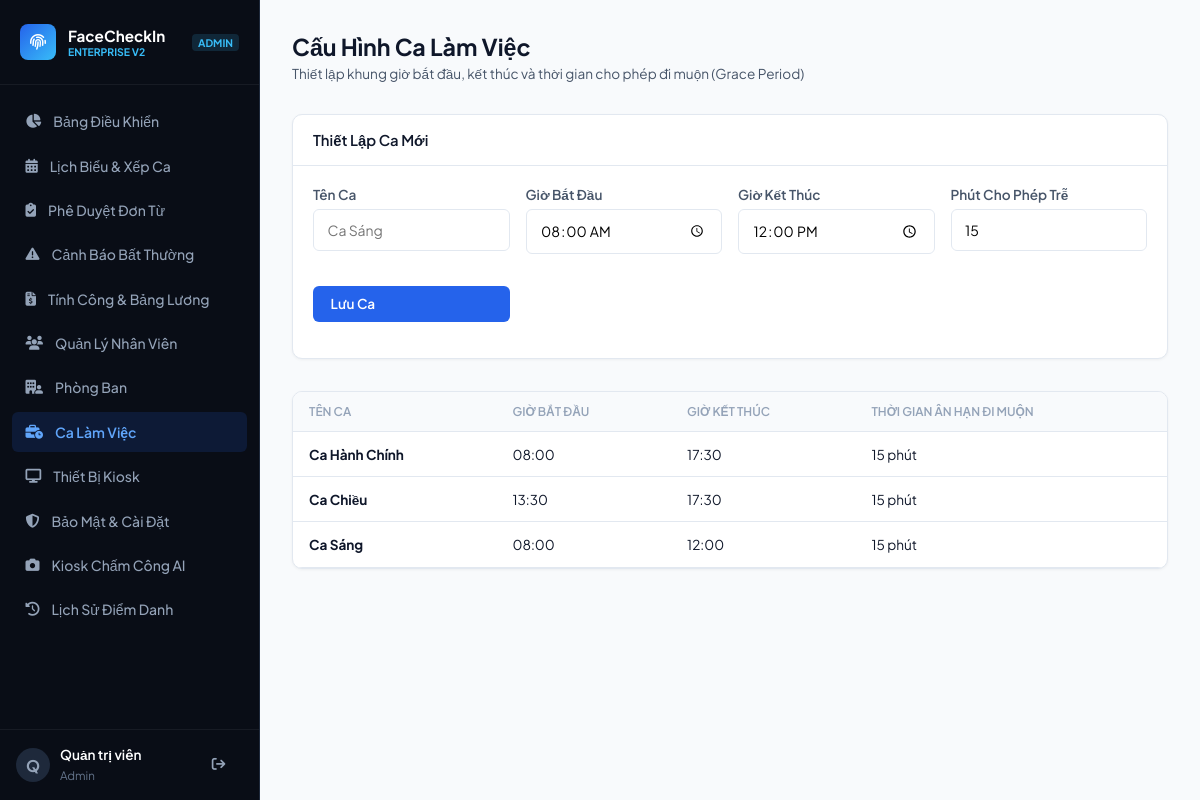
The app's page /admin/shifts (signed in) with its own data.
### tables this page shows
CREATE TABLE shifts (
            id INTEGER PRIMARY KEY AUTOINCREMENT,
            name TEXT UNIQUE NOT NULL,
            start_time TEXT NOT NULL,
            end_time TEXT NOT NULL,
            late_grace_minutes INTEGER DEFAULT 15,
            early_leave_minutes INTEGER DEFAULT 15
        , standard_hours REAL DEFAULT 8.0, rate_multiplier REAL DEFAULT 1.0);

### app.py (the view, shortened to what this page needs)
@app.route('/admin/shifts', methods=['GET', 'POST'])
@login_required
@roles_required('admin', 'manager')
def manage_shifts():
    conn = get_db()
    cursor = conn.cursor()
    cursor.execute("SELECT * FROM shifts ORDER BY id DESC")
    shifts = cursor.fetchall()
    conn.close()
    return render_template('shifts.html', shifts=shifts, user=session.get('full_name'), role=session.get('role'))

### app.py (called while the page is built)
def login_required(f):
    @wraps(f)
    def decorated(*args, **kwargs):
        if 'user_id' not in session:
            return redirect(url_for('staff_login'))
        return f(*args, **kwargs)
    return decorated

def roles_required(*allowed_roles):
    def decorator(f):
        @wraps(f)
        def decorated(*args, **kwargs):
            if session.get('role') not in allowed_roles:
                if session.get('role') == 'staff':
                    return redirect(url_for('staff_portal'))
                return redirect(url_for('checkin_page'))
            return f(*args, **kwargs)
        return decorated
    return decorator

### database/database.py (called while the page is built)
def get_db():
    conn = sqlite3.connect(DB_PATH)
    conn.row_factory = sqlite3.Row
    return conn

### templates/shifts.html (shortened to what this page needs)
{% extends "base.html" %}
{% block content %}
<header class="page-header">
    <div>
        <h1 class="page-title">Cấu Hình Ca Làm Việc</h1>
        <p class="page-desc">Thiết lập khung giờ bắt đầu, kết thúc và thời gian cho phép đi muộn (Grace Period)</p>
    </div>
</header>
<div class="panel">
    <div class="panel-head"><span class="panel-title">Thiết Lập Ca Mới</span></div>
    <div class="panel-body">
        <form method="POST" action="/admin/shifts" class="filter-grid">
            <div class="form-group"><label>Tên Ca</label><input type="text" name="name" class="form-control" placeholder="Ca Sáng" required></div>
            <div class="form-group"><label>Giờ Bắt Đầu</label><input type="time" name="start_time" class="form-control" value="08:00" required></div>
            <div class="form-group"><label>Giờ Kết Thúc</label><input type="time" name="end_time" class="form-control" value="12:00" required></div>
            <div class="form-group"><label>Phút Cho Phép Trễ</label><input type="number" name="late_grace_minutes" class="form-control" value="15" required></div>
            <div class="form-group" style="align-self: flex-end;"><button type="submit" class="btn btn-primary" style="width: 100%;">Lưu Ca</button></div>
        </form>
    </div>
</div>
<div class="panel">
    <table class="table-custom">
        <thead><tr><th>Tên Ca</th><th>Giờ Bắt Đầu</th><th>Giờ Kết Thúc</th><th>Thời Gian Ân Hạn Đi Muộn</th></tr></thead>
        <tbody>
            {% for s in shifts %}
            <tr><td><strong>{{ s.name }}</strong></td><td>{{ s.start_time }}</td><td>{{ s.end_time }}</td><td>{{ s.late_grace_minutes }} phút</td></tr>
            {% endfor %}
        </tbody>
    </table>
</div>
{% endblock %}

### static/css/style.css (style rules this page uses)
:root { --bg-base: #f8fafc; --bg-surface: #ffffff; --border-subtle: #e2e8f0; --border-focus: #2563eb; --text-primary: #0f172a; --text-secondary: #475569; --text-muted: #94a3b8; --accent: #2563eb; --accent-hover: #1d4ed8; --admin-accent: #6366f1; --success: #10b981; --warning: #f59e0b; --danger: #ef4444; --sidebar-width: 260px; --radius-sm: 6px; --radius-md: 10px; --radius-lg: 16px; }
* { margin: 0; padding: 0; box-sizing: border-box; font-family: 'Plus Jakarta Sans', sans-serif; -webkit-font-smoothing: antialiased; }
body { background: var(--bg-base); color: var(--text-primary); min-height: 100vh; }
.page-header { display: flex; justify-content: space-between; align-items: flex-end; margin-bottom: 2rem; flex-wrap: wrap; gap: 1rem; }
.page-title { font-size: 1.45rem; font-weight: 700; color: var(--text-primary); }
.page-desc { font-size: 0.85rem; color: var(--text-secondary); margin-top: 0.2rem; }
.panel { background: var(--bg-surface); border: 1px solid var(--border-subtle); border-radius: var(--radius-md); box-shadow: 0 1px 3px rgba(0,0,0,0.05); margin-bottom: 2rem; overflow: hidden; }
.panel-head { padding: 1rem 1.25rem; border-bottom: 1px solid var(--border-subtle); display: flex; justify-content: space-between; align-items: center; }
.panel-title { font-size: 0.925rem; font-weight: 600; }
.panel-body { padding: 1.25rem; }
.filter-grid { display: grid; grid-template-columns: repeat(auto-fit, minmax(180px, 1fr)); gap: 1rem; }
.form-group { display: flex; flex-direction: column; gap: 0.35rem; margin-bottom: 1rem; text-align: left; }
.form-group label { font-size: 0.85rem; font-weight: 600; color: var(--text-secondary); }
.form-control { width: 100%; padding: 0.7rem 0.85rem; border: 1px solid var(--border-subtle); border-radius: var(--radius-sm); font-size: 0.875rem; outline: none; background: #fff; }
.table-custom { width: 100%; border-collapse: collapse; font-size: 0.85rem; }
.table-custom th { background: #f8fafc; padding: 0.75rem 1rem; font-weight: 600; color: var(--text-muted); font-size: 0.75rem; text-transform: uppercase; border-bottom: 1px solid var(--border-subtle); text-align: left; }
.table-custom td { padding: 0.85rem 1rem; border-bottom: 1px solid var(--border-subtle); vertical-align: middle; }
.btn { display: inline-flex; align-items: center; gap: 6px; padding: 0.6rem 1.1rem; font-size: 0.85rem; font-weight: 600; border-radius: var(--radius-sm); border: none; cursor: pointer; text-decoration: none; }
.btn-primary { background: var(--accent); color: #fff; }

### records on screen
shifts: name "Ca Hành Chính", start_time "08:00", end_time "17:30", late_grace_minutes "15"
shifts: name "Ca Chiều", start_time "13:30", end_time "17:30", late_grace_minutes "15"
shifts: name "Ca Sáng", start_time "08:00", end_time "12:00", late_grace_minutes "15"

### other values on screen
{{ role | upper }} "ADMIN"
{{ user[:1] | upper }} "Q"
{{ user }} "Quản trị viên"
{{ role }} "Admin"
